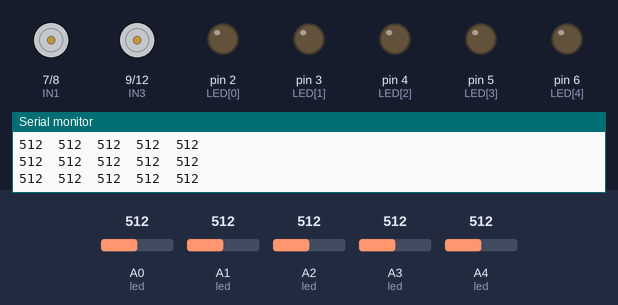
The sketch below on a simulated Arduino Uno, built with avr-gcc and run on an emulated ATmega328P. On the bench: motor-driver pin pairs drawn as motors (green arrow = first pin HIGH = forward, orange = second pin HIGH = backward, longer = more drive, scaled by the enable pin), output pins drawn as LEDs (lit = HIGH), the last lines printed to the serial monitor. Inputs (shaded band) come from the test bench; at power-on: A0 (led) = 512, A1 (led) = 512, A2 (led) = 512, A3 (led) = 512, A4 (led) = 512.

Above: at 1.2 s.
1.3 s: A0 (led) set to 367
2.8 s: A0 (led) set to 334
At 3.1 s:
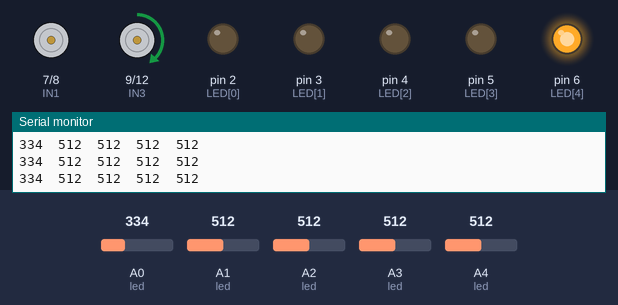
4.3 s: A1 (led) set to 387
7.3 s: A1 (led) set to 351
At 7.7 s:
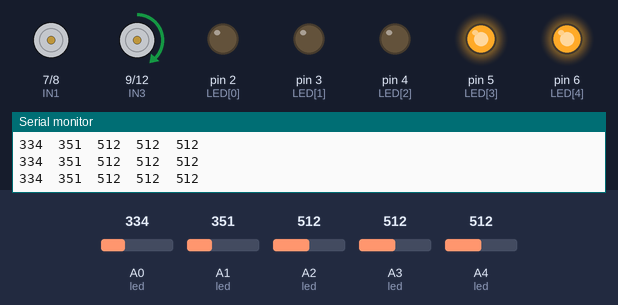
8.8 s: A2 (led) set to 388
10.3 s: A2 (led) set to 362
At 11.7 s:
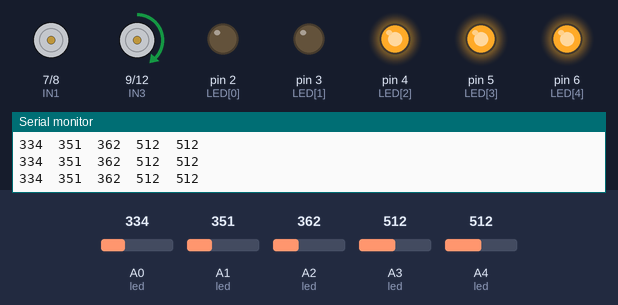
Timing chart, 0 to 12.8 s (numbered marks = the images above; inputs shaded):
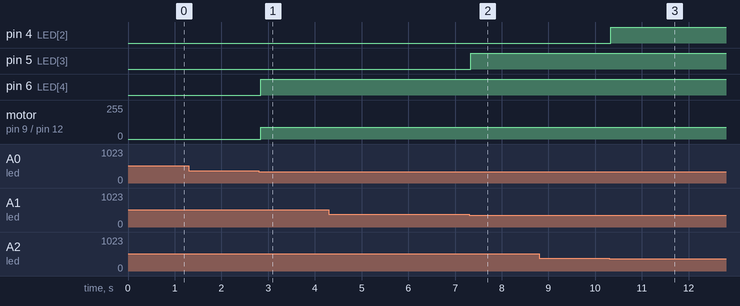

Measured:
- the behaviour switches between 350 and 349 on A0 (led) (found by bisection; images 0 and 1)
- the behaviour switches between 370 and 369 on A1 (led) (found by bisection; images 1 and 2)
- the behaviour switches between 370 and 369 on A2 (led) (found by bisection; images 2 and 3)
- after the input at 2.8 s, pin 6 (LED[4]): LOW → HIGH at once; motor on pin 9 (IN3) / pin 12 (IN4): stopped → forward 90/255 at once
- after the input at 7.3 s, pin 5 (LED[3]): LOW → HIGH at once
- after the input at 10.3 s, pin 4 (LED[2]): LOW → HIGH at once

The sketch:

Lintracer_final.ino
```cpp
int LED[5] = {2,3,4,5,6};

int value1, value2, value3, value4, value5;

int a=350;
int b=370;
int c=370;
int d=420;
int e=360;

int ENA = 10;
int ENB = 11;
int IN1 = 7;
int IN2 = 8;
int IN3 = 9;
int IN4 = 12;


void led() {
  value1 = analogRead(A0);
  value2 = analogRead(A1);
  value3 = analogRead(A2);
  value4 = analogRead(A3);
  value5 = analogRead(A4);
  Serial.print(value1); Serial.print("\t");
  Serial.print(value2); Serial.print("\t");
  Serial.print(value3); Serial.print("\t");
  Serial.print(value4); Serial.print("\t");
  Serial.println(value5);
  //delay(500);

  if(value1<a) {
    digitalWrite(LED[4], HIGH);
  }
  else{
    digitalWrite(LED[4], LOW);
  }
  if(value2<b) {
    digitalWrite(LED[3], HIGH);
  }
  else{
    digitalWrite(LED[3], LOW);
  }
  if(value3<c) {
    digitalWrite(LED[2], HIGH);
  }
  else{
    digitalWrite(LED[2], LOW);
  }
  if(value4<d) {
    digitalWrite(LED[1], HIGH);
  }
  else{
    digitalWrite(LED[1], LOW);
  }
  if(value5<e) {
    digitalWrite(LED[0], HIGH);
  }
  else{
    digitalWrite(LED[0], LOW);
  }
}


void forward() {
  digitalWrite(IN1, LOW);
  digitalWrite(IN2, HIGH);
  digitalWrite(IN3, HIGH);
  digitalWrite(IN4, LOW);
  analogWrite(ENA, 90);
  analogWrite(ENB, 90);
}


void left() {
  digitalWrite(IN1, LOW);
  digitalWrite(IN2, HIGH);
  digitalWrite(IN3, HIGH);
  digitalWrite(IN4, LOW);
  analogWrite(ENA, 0);
  analogWrite(ENB, 90);
}


void right() {
  digitalWrite(IN1, LOW);
  digitalWrite(IN2, HIGH);
  digitalWrite(IN3, HIGH);
  digitalWrite(IN4, LOW);
  analogWrite(ENA, 90);
  analogWrite(ENB, 0);
}


void st() {
  digitalWrite(IN1, LOW);
  digitalWrite(IN2, HIGH);
  digitalWrite(IN3, HIGH);
  digitalWrite(IN4, LOW);
  analogWrite(ENA, 0);
  analogWrite(ENB, 0);
  delay(500);
  digitalWrite(IN1, LOW);
  digitalWrite(IN2, HIGH);
  digitalWrite(IN3, HIGH);
  digitalWrite(IN4, LOW);
  analogWrite(ENA, 70);
  analogWrite(ENB, 70);
  delay(500);
}


void back() {
  digitalWrite(IN1, HIGH);
  digitalWrite(IN2, LOW);
  digitalWrite(IN3, LOW);
  digitalWrite(IN4, HIGH);
  analogWrite(ENA, 80);
  analogWrite(ENB, 80);
}


void setup() {
  for(int i=0; i<5; i++) {
  pinMode(LED[i], OUTPUT);
  }
  Serial.begin(9600);
  pinMode(A0, INPUT);
  pinMode(A1, INPUT);
  pinMode(A2, INPUT);
  pinMode(A3, INPUT);
  pinMode(A4, INPUT);

  pinMode(IN1, OUTPUT);
  pinMode(IN2, OUTPUT);
  pinMode(IN3, OUTPUT);
  pinMode(IN4, OUTPUT);
  pinMode(ENA, OUTPUT);
  pinMode(ENB, OUTPUT);
}

void motor() {
  if(value2<b || value3<c || value4<d) {
    forward();
   }
  if(value1<a) {
    left();
  }
  if(value5<e) {
    right();
  }
  if(value1<a && value2<b && value3<c && value4<d && value5<e) {
    st();
  }
}


void loop() {
  led();
  motor();
}
```
